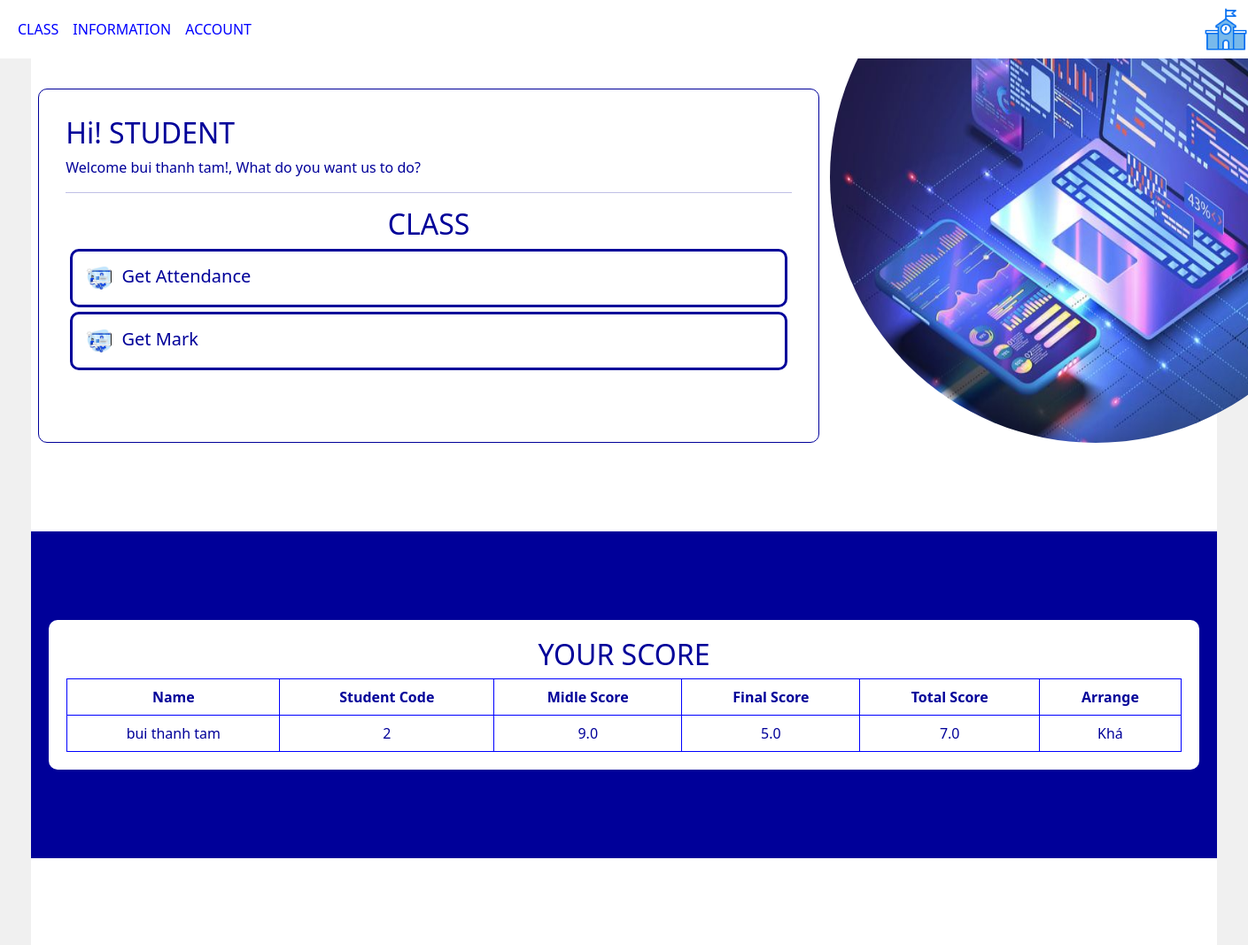
Before: /mark/4 (upper part) with the older database file.
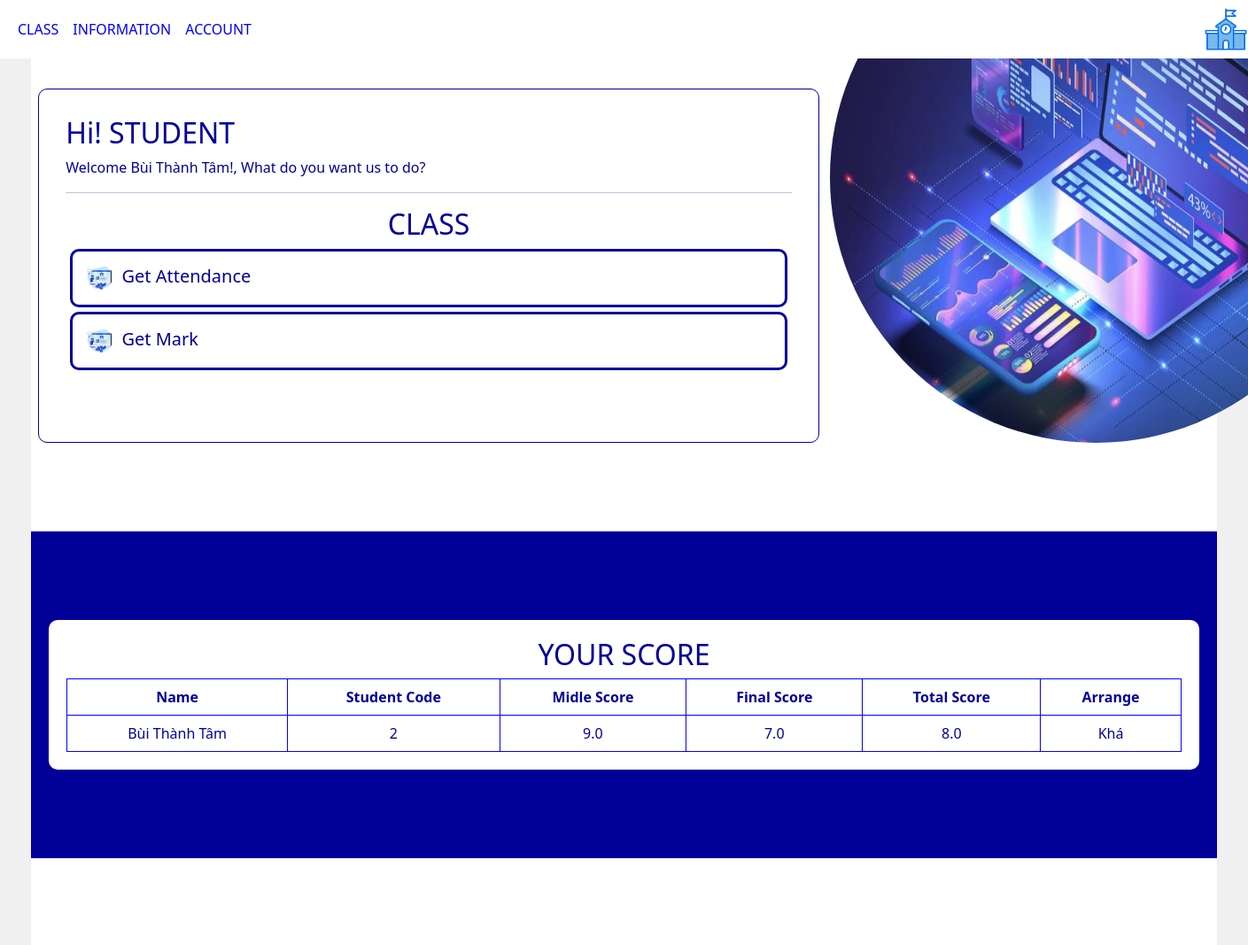
After: the same page with the newer database file.
### attendance/models.py (models this page shows, shortened)
class Student(models.Model):
    user = models.OneToOneField(User, on_delete=models.CASCADE, null = True, verbose_name="Tài khoản sinh viên")
    name = models.CharField(max_length=100, verbose_name="Tên")
    student_id = models.CharField(max_length=20, unique=True, verbose_name="Mã số sinh viên")
    class_name = models.ForeignKey('Class', on_delete=models.SET_NULL, null=True, verbose_name="Danh sách lớp học phần")
    midScr = models.FloatField(default=0,verbose_name="Điểm giữa kì")
    fnlScr = models.FloatField(default=0,verbose_name="Điểm cuối kỳ")
    fingerprint_data = models.IntegerField(null=True, blank=True, verbose_name="Dữ liệu vân tay")
    def Total(self):
        if self.midScr is not None and self.fnlScr is not None:
            return (self.midScr + self.fnlScr) / 2
        return 0
    def Arrange(self):
        if self.Total() > 8:
            return "Giỏi"
        elif self.Total() > 6.5:
            return "Khá"
        elif self.Total() > 5:
            return "Trung bình"
        else:
            return "Yếu"

### attendance/views.py (the view)
# urls.py: path('mark/<int:id>',views.getMark,name='Mark'),
def getMark(request, id):
    student = Student.objects.get(id=id)
    context = {
        'student': student
    }
    return render(request, 'interface/Mark.html', context)

### attendance/templates/interface/Mark.html (shortened to what this page needs)
{% extends "page/interface_base.html" %}
{% load static %}
{% block sayhi %}
    <h2>Hi! STUDENT</h2>
    <p>Welcome {{student.name}}!, What do you want us to do? </p>
    <hr>
    <h2 class="text-center">CLASS</h2>
    <a href="{% url 'AttendanceForStudent' student.id %}">
        <div class="class-list-item">
            <div class="icon-class"><img src="{% static 'attendance/icon1.jpg' %}" alt="" width="40px" height="40px"></div>
            <div class="link-class">Get Attendance</div>
        </div>
    </a>
    <a href="{% url 'Mark' student.id %}">
        <div class="class-list-item">
            <div class="icon-class"><img src="{% static 'attendance/icon1.jpg' %}" alt="" width="40px" height="40px"></div>
            <div class="link-class">Get Mark</div>
        </div>
    </a>
{% endblock sayhi %}
{% block section2 %}
            <div class="in4">
                <h2>YOUR SCORE</h2>
                <table>
                    <tr>
                        <td><strong>Name</strong></td>
                        <td><strong>Student Code</strong></td>
                        <td><strong>Midle Score</strong></td>
                        <td><strong>Final Score</strong></td>
                        <td><strong>Total Score</strong></td>
                        <td><strong>Arrange</strong></td>
                    </tr>
                    <tr>
                        <td> {{student.name}} </td>
                        <td> {{student.student_id}} </td>
                        <td>
                            {% if student.midScr %}
                                {{student.midScr}}
                            {% endif %}
                        </td>
                        <td>
                            {% if student.fnlScr %}
                                {{student.fnlScr}}
                            {% endif %}
                        </td>
                        <td>
                            {% if student.midScr and student.fnlScr %}
                                {{student.Total}}
                            {% endif %}
                        </td>
                        <td>
                            {% if student.midScr and student.fnlScr%}
                                {{student.Arrange}}
                            {% endif %}
                        </td>
                    </tr>
                </table>
            </div>
{% endblock section2 %}

Changed rows visible on the page:
changed Student "Khá": name "bui thanh tam" → "Bùi Thành Tâm"; fnlScr "5.0" → "7.0"; Total "7.0" → "8.0"
